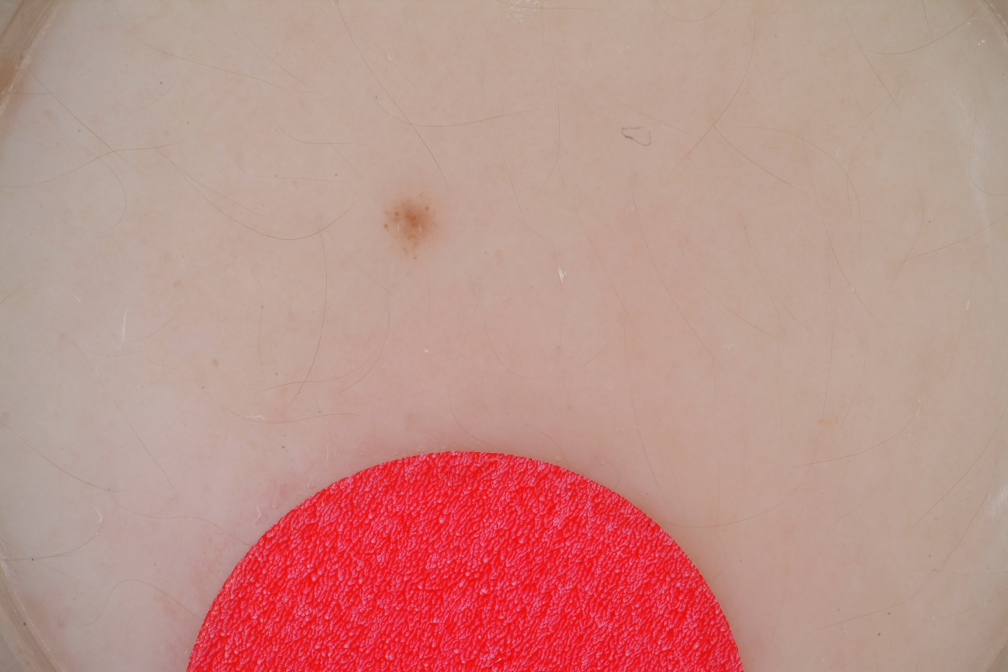
#> input picture patient/images/B_2.jpg, 3024 x 2016 px, given in place of B_5.jpg, which was not available (shown at 1/3 size)
$ python HybridTransform.py 5 5
#> lines starting #> are read from the running program, lines starting #| are printed output that depends on the picture; pictures that were not available may be replaced by others from this repository, and a replacement may not be noted
import numpy as np
import cv2
import math
from decimal import Decimal
from scipy.fftpack import dct
import pywt
import sys
import pandas as pd

np.set_printoptions(suppress=False, linewidth=9999)

def haar(n):
	haar_ini = np.matrix('1 1; 1 -1', dtype=np.float64)
	upperMat = np.kron(haar_ini, np.matrix('1 1'))
	lowerMat = np.kron(np.identity(2), np.matrix('1 -1'))
	haarMat = np.concatenate((upperMat, lowerMat))
	haarMat = haarMat + 0

	if n == 2:
		return haar_ini

	n = n/2

	i = 2
	while i != n:
		haar_ini = haarMat
		upperMat = np.kron(haar_ini, np.matrix('1 1'))
		lowerMat = np.kron(np.identity(2*i), np.matrix('1 -1'))
		haarMat = np.concatenate((upperMat, lowerMat))
		haarMat = haarMat + 0
		i = i*2

	return haarMat

# mat1 size should be greater than mat2 size
def hybridTransform(mat1, mat2):
	print(mat1.shape[0], mat2.shape[0])
	origMat1Size = mat1.shape[0]
	origMat2Size = mat2.shape[0]

	if origMat2Size > origMat1Size:
		temp = mat2
		mat2 = mat1
		mat1 = temp

	print(mat1.shape[0], mat2.shape[0])

	mat1Rows = mat1.shape[0]
	mat1Cols = mat1.shape[1]
	mat2Rows = mat2.shape[0]
	mat2Cols = mat2.shape[1]

	resCols = mat2Cols*mat1Rows
	resLowerRows = int(resCols/mat1Cols)

	resUpper = np.zeros((mat2Rows, resCols))

	l = []

	for i in range(mat2Cols):
		for j in range(mat1Rows):
			l.append(mat1[0,j] * mat2[:,i])

	l = np.asarray(l)

	if origMat2Size > origMat1Size:
		for i in range(resCols):
			resUpper[:,[i]] = l[i]

	else:
		for i in range(resCols):
			resUpper[:,i] = l[i]


	resLowerList = []
	for matRow in range(mat1Rows-1):
		resLower = np.zeros((resLowerRows, resCols))
		for i in range(resLowerRows):
			resLower[i][mat1Cols*(i):mat1Cols*(i+1)] = mat1[matRow+1]
		resLowerList.append(resLower)

	resLowerFinal = np.concatenate(resLowerList, axis=0)

	res = np.concatenate((resUpper, resLowerFinal), axis=0)

	return res

def hybridTransformation(imgResize, hybridTransformMat):
	blue, green, red = cv2.split(imgResize)

	imgSize = int(imgResize.shape[0])

	for idx, val in enumerate([blue, green, red]):
		res1 = np.matmul(hybridTransformMat, val)
		imgTransformed = np.matmul(res1, hybridTransformMat.transpose())
		imgTransformedScaleAbs = cv2.convertScaleAbs(imgTransformed)

		'''cv2.imshow("Scaled Transformed Image", imgTransformedScaleAbs)
		cv2.waitKey(100)'''

		if idx==0:
			blueTransformed = imgTransformedScaleAbs
		elif idx==1:
			greenTransformed = imgTransformedScaleAbs
		elif idx==2:
			redTransformed = imgTransformedScaleAbs

	imgSize_8 = int(imgSize/8)
	imgSize_16 = int(imgSize/16)
	imgSize_64 = int(imgSize_16/4)

	blueFeatures64 = blueTransformed[:imgSize_8,:imgSize_8]
	greenFeatures64 = greenTransformed[:imgSize_8,:imgSize_8]
	redFeatures64 = redTransformed[:imgSize_8,:imgSize_8]

	blueFeatures32 = blueTransformed[:imgSize_16,:imgSize_16]
	greenFeatures32 = greenTransformed[:imgSize_16,:imgSize_16]
	redFeatures32 = redTransformed[:imgSize_16,:imgSize_16]

	blueFeatures64 = blueFeatures64.flatten('C')
	greenFeatures64 = greenFeatures64.flatten('C')
	redFeatures64 = redFeatures64.flatten('C')

	blueFeatures32 = blueFeatures32.flatten('C')
	greenFeatures32 = greenFeatures32.flatten('C')
	redFeatures32 = redFeatures32.flatten('C')

	blueFeatures8 = blueTransformed[:imgSize_64,:imgSize_64]
	greenFeatures8 = greenTransformed[:imgSize_64,:imgSize_64]
	redFeatures8 = redTransformed[:imgSize_64,:imgSize_64]

	blueFeatures8 = blueFeatures8.flatten('C')
	greenFeatures8 = greenFeatures8.flatten('C')
	redFeatures8 = redFeatures8.flatten('C')

	return blueFeatures64, greenFeatures64, redFeatures64, blueFeatures32, greenFeatures32, redFeatures32, blueFeatures8, greenFeatures8, redFeatures8

def main():
	haarSize = 128
	haarMat = haar(haarSize)

	for i in range(haarSize):
		haarMat[i] = haarMat[i]/math.sqrt(abs(haarMat[i]).sum())

	haarMatTranspose = haarMat.transpose()

	dctMat = dct(np.eye(4), norm='ortho')
	dctMatTranspose = dctMat.transpose()

	#HaarMat to be passed first
	hybridTransformMat = hybridTransform(haarMat, dctMatTranspose)

	print("Hybrid Normal Check\n", hybridTransformMat @ hybridTransformMat.transpose())

	start = int(sys.argv[1])
	end = int(sys.argv[2])
	print(start, end)

	if start == None:
		print("Start not specified, setting to 1")
		start = 1

	if end == None:
		print("End not specified, setting to 5")
		end = 5

	if start > end:
		print("Start > End")
		sys.exit(0)

	for x in ("Benign", "Malignant"):
		print(x)
		if x == "Benign":
			fName = "B_"
		if x == "Malignant":
			fName = "M_"

		for f in range(start, end+1):
			print(x + str(f))
			img = cv2.imread("/home/gaurav/BE Project/ISIC Complete/" +  x + "/Images/" + fName + str(f) + ".jpg")
#> img is the input picture: shape (2016, 3024, 3); mean B, G, R 137, 144.7, 193
			imgResize = cv2.resize(img, (512, 512), interpolation = cv2.INTER_AREA)
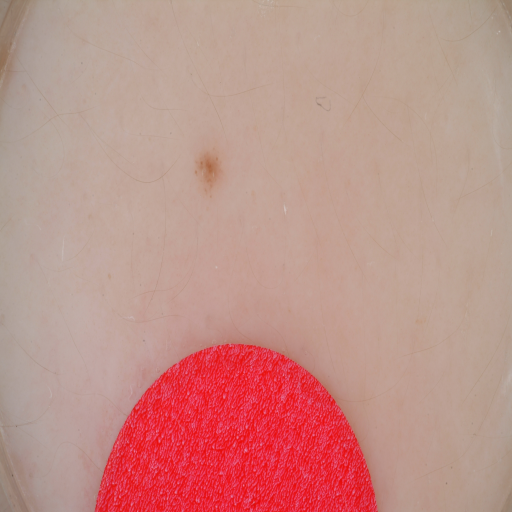
#> imgResize: shape (512, 512, 3); mean B, G, R 137, 144.7, 193

			bFeatures64, gFeatures64, rFeatures64, bFeatures32, gFeatures32, rFeatures32, bFeatures8, gFeatures8, rFeatures8 = hybridTransformation(imgResize, hybridTransformMat)
#> in hybridTransformation, `blue, green, red = cv2.split(imgResize)`:
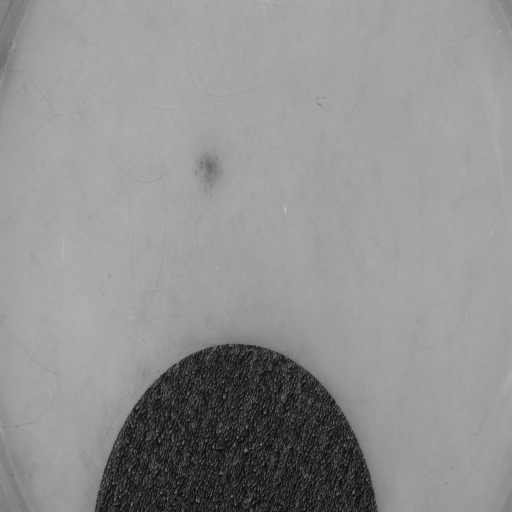
#> green: shape (512, 512); min 12, max 188, mean 144.7
#> in hybridTransformation, `blue, green, red = cv2.split(imgResize)`:
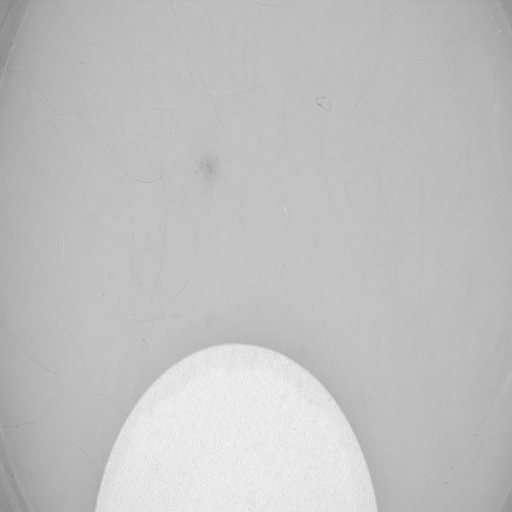
#> red: shape (512, 512); min 114, max 249, mean 193
#> the loop in hybridTransformation, `for idx, val in enumerate([blue, green, red]):` made 3 passes
#> pass 1, in hybridTransformation, `res1 = np.matmul(hybridTransformMat, val)`:
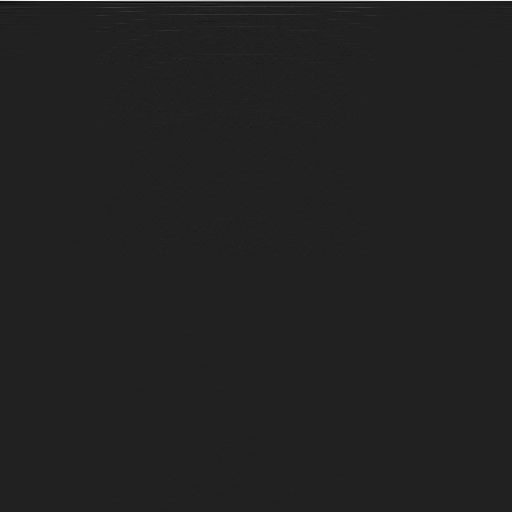
#> res1: shape (512, 512) float64; min -534.1, max 3570.1, mean 7.3; drawn with min black and max white
#> after the loop in hybridTransformation, `for idx, val in enumerate([blue, green, red]):`:
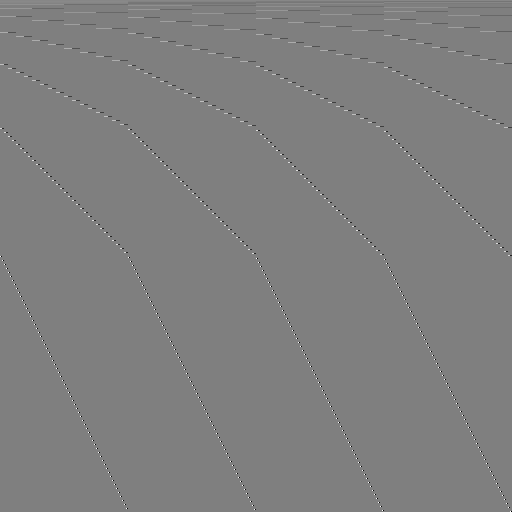
#> hybridTransformMat: shape (512, 512) float64; min -0.707, max 0.707, mean 8.63e-05; drawn with min black and max white
#> in hybridTransformation, `redFeatures64 = redTransformed[:imgSize_8,:imgSize_8]`:
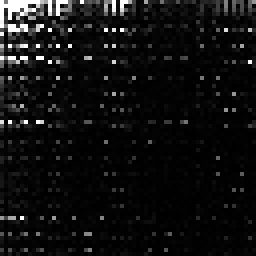
#> redFeatures64: shape (64, 64) (shown 4 times larger); min 0, max 255, mean 16.3
#> in hybridTransformation, `redFeatures32 = redTransformed[:imgSize_16,:imgSize_16]`:
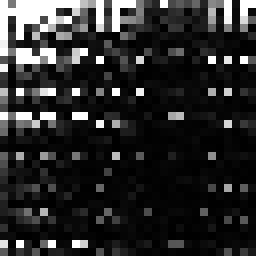
#> redFeatures32: shape (32, 32) (shown 8 times larger); min 0, max 255, mean 41.4
#> in hybridTransformation, `blueFeatures64 = blueFeatures64.flatten('C')`: blueFeatures64 = 4096 values, max 255 at index 0, min 0 at index 176, mean 31.63
#> in hybridTransformation, `greenFeatures64 = greenFeatures64.flatten('C')`: greenFeatures64 = 4096 values, max 255 at index 0, min 0 at index 295, mean 29.2
#> in hybridTransformation, `redFeatures64 = redFeatures64.flatten('C')`: redFeatures64 = 4096 values, max 255 at index 0, min 0 at index 162, mean 16.33
#> in hybridTransformation, `blueFeatures32 = blueFeatures32.flatten('C')`: blueFeatures32 = 1024 values, max 255 at index 0, min 0 at index 121, mean 66.25
#> in hybridTransformation, `greenFeatures32 = greenFeatures32.flatten('C')`: greenFeatures32 = 1024 values, max 255 at index 0, min 0 at index 180, mean 63.26
#> in hybridTransformation, `redFeatures32 = redFeatures32.flatten('C')`: redFeatures32 = 1024 values, max 255 at index 0, min 0 at index 116, mean 41.41
#> in hybridTransformation, `blueFeatures8 = blueFeatures8.flatten('C')`: blueFeatures8 = 64 values, max 255 at index 0, min 7 at index 44, mean 198.3
#> in hybridTransformation, `greenFeatures8 = greenFeatures8.flatten('C')`: greenFeatures8 = 64 values, max 255 at index 0, min 2 at index 38, mean 192.3
#> in hybridTransformation, `redFeatures8 = redFeatures8.flatten('C')`: redFeatures8 = 64 values, max 255 at index 0, min 1 at index 38, mean 166.9
#> bFeatures64 has the same summary as blueFeatures64 in hybridTransformation; gFeatures64 has the same summary as greenFeatures64 in hybridTransformation; rFeatures64 has the same summary as redFeatures64 in hybridTransformation; bFeatures32 has the same summary as blueFeatures32 in hybridTransformation; gFeatures32 has the same summary as greenFeatures32 in hybridTransformation; rFeatures32 has the same summary as redFeatures32 in hybridTransformation; bFeatures8 has the same summary as blueFeatures8 in hybridTransformation; gFeatures8 has the same summary as greenFeatures8 in hybridTransformation; rFeatures8 has the same summary as redFeatures8 in hybridTransformation

			bFeatures64 = bFeatures64.reshape((1,bFeatures64.shape[0]))
			gFeatures64 = gFeatures64.reshape((1,gFeatures64.shape[0]))
			rFeatures64 = rFeatures64.reshape((1,rFeatures64.shape[0]))

			bFeatures32 = bFeatures32.reshape((1,bFeatures32.shape[0]))
			gFeatures32 = gFeatures32.reshape((1,gFeatures32.shape[0]))
			rFeatures32 = rFeatures32.reshape((1,rFeatures32.shape[0]))

			diagnosisMat = np.full((1,1), x)

			features64 = np.concatenate((bFeatures64,gFeatures64,rFeatures64,diagnosisMat), axis=1)

			features32 = np.concatenate((bFeatures32,gFeatures32,rFeatures32,diagnosisMat), axis=1)

			bFeatures8 = bFeatures8.reshape((1,bFeatures8.shape[0]))
			gFeatures8 = gFeatures8.reshape((1,gFeatures8.shape[0]))
			rFeatures8 = rFeatures8.reshape((1,rFeatures8.shape[0]))

			features8 = np.concatenate((bFeatures8,gFeatures8,rFeatures8,diagnosisMat), axis=1)

			if fName+str(f) == "B_1":
				headerVal = True
			else:
				headerVal = False

			pd.DataFrame(features64).to_csv("HybridTransformFeatures64-Haar"+str(haarSize)+
				"DCT"+str(dctMat.shape[0])+".csv", header=headerVal, mode='a', index=False)
#> pass 2 of the loop in main, `for x in ("Benign", "Malignant"):`:
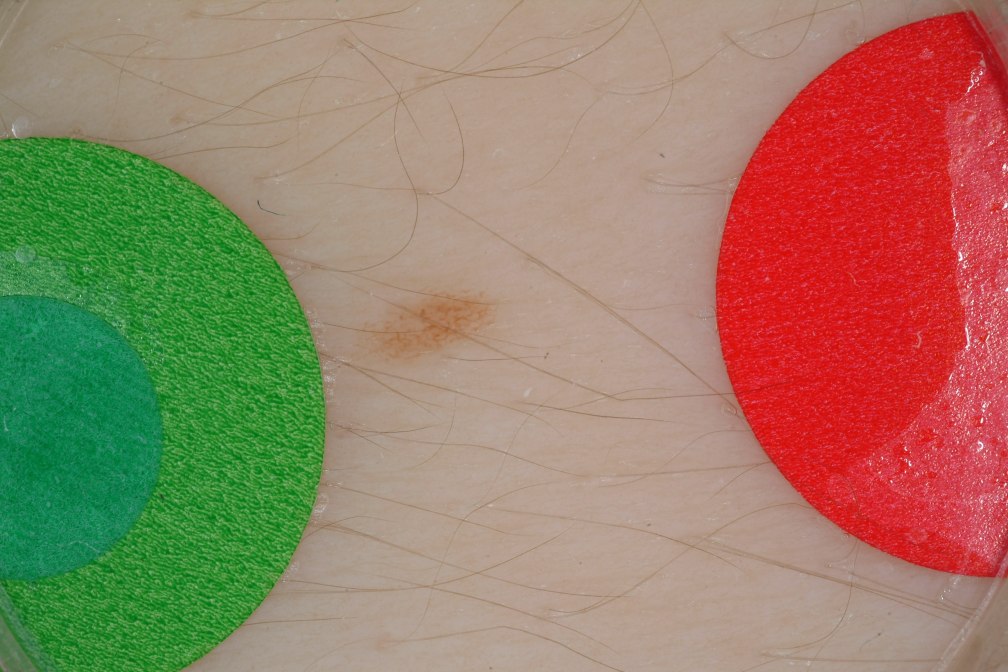
#> input picture patient/images/B_6.jpg, 3024 x 2016 px, given in place of M_5.jpg, which was not available (shown at 1/3 size)
#> in main, img is the input picture: shape (2016, 3024, 3); mean B, G, R 101.7, 126.8, 152.2
#> the loop in hybridTransformation (call 2), `for idx, val in enumerate([blue, green, red]):` made 3 passes
#> in hybridTransformation (call 2), `redFeatures64 = redTransformed[:imgSize_8,:imgSize_8]`:
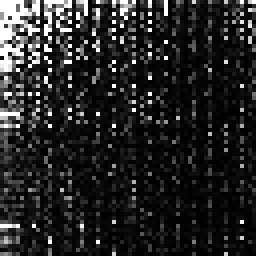
#> redFeatures64: shape (64, 64) (shown 4 times larger); min 0, max 255, mean 37.4
#> in hybridTransformation (call 2), `redFeatures32 = redTransformed[:imgSize_16,:imgSize_16]`:
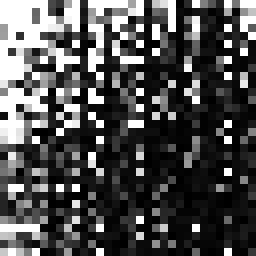
#> redFeatures32: shape (32, 32) (shown 8 times larger); min 0, max 255, mean 78.6
#> in hybridTransformation (call 2), `blueFeatures64 = blueFeatures64.flatten('C')`: blueFeatures64 = 4096 values, max 255 at index 0, min 0 at index 422, mean 51.81
#> in hybridTransformation (call 2), `greenFeatures64 = greenFeatures64.flatten('C')`: greenFeatures64 = 4096 values, max 255 at index 0, min 0 at index 104, mean 37.94
#> in hybridTransformation (call 2), `redFeatures64 = redFeatures64.flatten('C')`: redFeatures64 = 4096 values, max 255 at index 0, min 0 at index 238, mean 37.39
#> in hybridTransformation (call 2), `blueFeatures32 = blueFeatures32.flatten('C')`: blueFeatures32 = 1024 values, max 255 at index 0, min 0 at index 728, mean 101.9
#> in hybridTransformation (call 2), `greenFeatures32 = greenFeatures32.flatten('C')`: greenFeatures32 = 1024 values, max 255 at index 0, min 0 at index 348, mean 75.95
#> in hybridTransformation (call 2), `redFeatures32 = redFeatures32.flatten('C')`: redFeatures32 = 1024 values, max 255 at index 0, min 0 at index 187, mean 78.64
#> blueFeatures8 = 64 values, max 255 at index 0, min 25 at index 47, mean 224.2
#> greenFeatures8 = 64 values, max 255 at index 0, min 8 at index 31, mean 205.3
#> redFeatures8 = 64 values, max 255 at index 0, min 2 at index 47, mean 194.3
#> bFeatures64 has the same summary as blueFeatures64 in hybridTransformation; gFeatures64 has the same summary as greenFeatures64 in hybridTransformation; rFeatures64 has the same summary as redFeatures64 in hybridTransformation; bFeatures32 has the same summary as blueFeatures32 in hybridTransformation; gFeatures32 has the same summary as greenFeatures32 in hybridTransformation; rFeatures32 has the same summary as redFeatures32 in hybridTransformation; bFeatures8 has the same summary as blueFeatures8 in hybridTransformation; gFeatures8 has the same summary as greenFeatures8 in hybridTransformation; rFeatures8 has the same summary as redFeatures8 in hybridTransformation

			#pd.DataFrame(features32).to_csv("HybridTransformFeatures32-Haar"+str(haarSize)+
			#	"DCT"+str(dctMat.shape[0])+".csv", header=headerVal, mode='a', index=False)

			#pd.DataFrame(features8).to_csv("HybridTransformFeatures8-Haar"+str(haarSize)+
			#	"DCT"+str(dctMat.shape[0])+".csv", header=headerVal, mode='a', index=False)


	'''imgTransformedScaleAbs = cv2.convertScaleAbs(imgTransformed)

	cv2.imshow('Hybrid Transformed Image Scaled', imgTransformedScaleAbs)
	cv2.waitKey(20000)

	imgInverseTransformedScaleAbs = cv2.convertScaleAbs(imgInverseTransformed)
	cv2.imshow('Hybrid Inverse Transformed Image Scaled', imgInverseTransformedScaleAbs)
	cv2.waitKey(20000)

	fName = "HybridTransformed.png"
	cv2.imwrite(fName, imgTransformed)

	fName = "HybridInverseTransformed.png"
	cv2.imwrite(fName, imgInverseTransformed)

	count = 0
	for i in range(512):
		for j in range(512):
			if imgInverseTransformed[i][j].round(3) != blue[i][j].round(3):
				print(imgInverseTransformed[i][j], blue[i][j])
				count+=1

	print(count)'''

if __name__ == '__main__':
	main()
